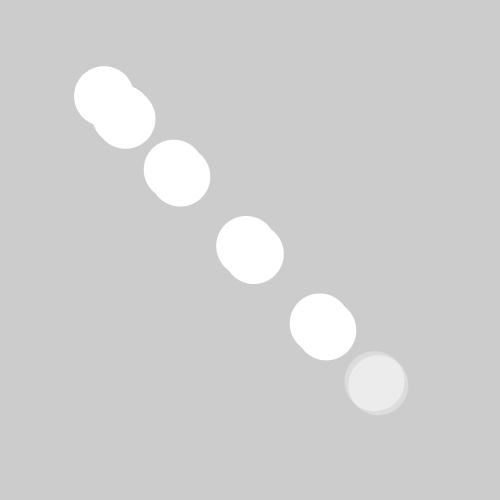
Frame 1 (no input)
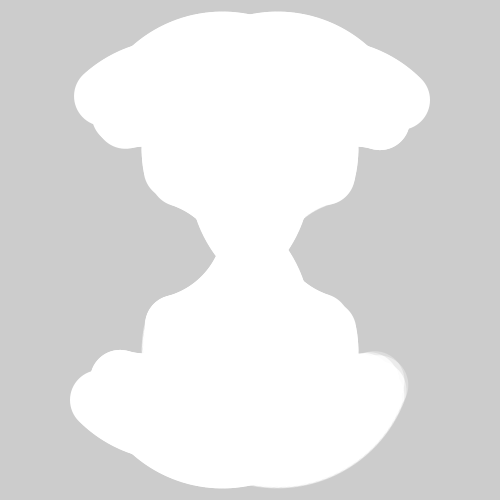
Frame 60 (the mouse pressed at the canvas centre just before this capture)
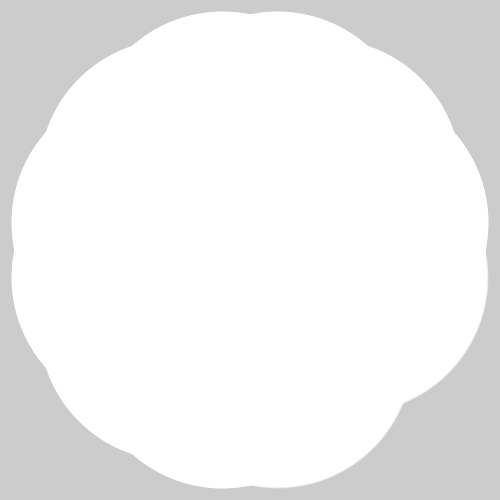
Frame 120 (the mouse held since frame 60 and released just before this capture)

The Processing sketch that drew these frames (run headless with seeded random() and noise(); from frame 60 on, the mouse is pressed at the canvas centre):

// Processing sketch: mixer
// ── mixer.pde
float a, i;
void setup() {
  size(500, 500);
  blendMode(ADD);
  noStroke();
}
void draw() {
  clear();
  translate(250, 250);
  rotate(a+=PI/120);

  for (i=a; i<TAU+a; i+=PI/6) {
    fill((1-cos(i-a))*122);
    circle(150*cos(i), 150*cos(i), 60);
  }
}
